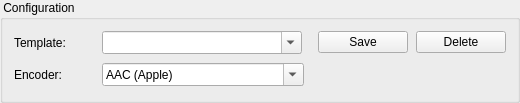
    <widget class="QGroupBox" name="groupBoxConfig">
     <property name="title">
      <string> Configuration </string>
     </property>
     <layout class="QVBoxLayout" name="verticalLayout">
      <item>
       <widget class="QWidget" name="widget" native="true">
        <layout class="QHBoxLayout" name="horizontalLayoutTemplate">
         <property name="spacing">
          <number>8</number>
         </property>
         <property name="leftMargin">
          <number>0</number>
         </property>
         <property name="topMargin">
          <number>0</number>
         </property>
         <property name="rightMargin">
          <number>0</number>
         </property>
         <property name="bottomMargin">
          <number>0</number>
         </property>
         <item>
          <widget class="QLabel" name="labelTemplate">
           <property name="minimumSize">
            <size>
             <width>80</width>
             <height>0</height>
            </size>
           </property>
           <property name="maximumSize">
            <size>
             <width>80</width>
             <height>16777215</height>
            </size>
           </property>
           <property name="toolTip">
            <string>Here you can load a user-defined template that you have saved before. Use the &quot;Save As&quot; button to save your current configuration to a new template.</string>
           </property>
           <property name="text">
            <string>Template:</string>
           </property>
          </widget>
         </item>
         <item>
          <widget class="QComboBox" name="comboBoxTemplate">
           <property name="sizePolicy">
            <sizepolicy hsizetype="Expanding" vsizetype="Fixed">
             <horstretch>0</horstretch>
             <verstretch>0</verstretch>
            </sizepolicy>
           </property>
           <property name="minimumSize">
            <size>
             <width>200</width>
             <height>23</height>
            </size>
           </property>
           <property name="maximumSize">
            <size>
             <width>16777215</width>
             <height>16777215</height>
            </size>
           </property>
           <property name="toolTip">
            <string/>
           </property>
           <property name="editable">
            <bool>true</bool>
           </property>
           <property name="currentIndex">
            <number>-1</number>
           </property>
          </widget>
         </item>
         <item>
          <spacer name="horizontalSpacerTemplate">
           <property name="orientation">
            <enum>Qt::Horizontal</enum>
           </property>
           <property name="sizeType">
            <enum>QSizePolicy::Fixed</enum>
           </property>
           <property name="sizeHint" stdset="0">
            <size>
             <width>8</width>
             <height>20</height>
            </size>
           </property>
          </spacer>
         </item>
         <item>
          <widget class="QPushButton" name="buttonSaveTemplate">
           <property name="minimumSize">
            <size>
             <width>90</width>
             <height>0</height>
            </size>
           </property>
           <property name="text">
            <string>Save</string>
           </property>
           <property name="icon">
            <iconset resource="../res/resources.qrc">
             <normaloff>:/buttons/disk.png</normaloff>:/buttons/disk.png</iconset>
           </property>
          </widget>
         </item>
         <item>
          <widget class="QPushButton" name="buttonDeleteTemplate">
           <property name="minimumSize">
            <size>
             <width>90</width>
             <height>0</height>
            </size>
           </property>
           <property name="text">
            <string>Delete</string>
           </property>
           <property name="icon">
            <iconset resource="../res/resources.qrc">
             <normaloff>:/buttons/cross.png</normaloff>:/buttons/cross.png</iconset>
           </property>
          </widget>
         </item>
        </layout>
       </widget>
      </item>
      <item>
       <widget class="QWidget" name="widget" native="true">
        <layout class="QHBoxLayout" name="horizontalLayout_2">
         <property name="spacing">
          <number>8</number>
         </property>
         <property name="leftMargin">
          <number>0</number>
         </property>
         <property name="topMargin">
          <number>0</number>
         </property>
         <property name="rightMargin">
          <number>0</number>
         </property>
         <property name="bottomMargin">
          <number>0</number>
         </property>
         <item>
          <widget class="QLabel" name="labelAudioEncoder">
           <property name="minimumSize">
            <size>
             <width>80</width>
             <height>0</height>
            </size>
           </property>
           <property name="maximumSize">
            <size>
             <width>80</width>
             <height>16777215</height>
            </size>
           </property>
           <property name="text">
            <string>Encoder:</string>
           </property>
          </widget>
         </item>
         <item>
          <widget class="QComboBox" name="comboBoxAudioEncoder">
           <property name="sizePolicy">
            <sizepolicy hsizetype="Expanding" vsizetype="Fixed">
             <horstretch>0</horstretch>
             <verstretch>0</verstretch>
            </sizepolicy>
           </property>
           <property name="minimumSize">
            <size>
             <width>200</width>
             <height>23</height>
            </size>
           </property>
           <property name="maximumSize">
            <size>
             <width>16777215</width>
             <height>16777215</height>
            </size>
           </property>
           <property name="editable">
            <bool>true</bool>
           </property>
           <property name="currentIndex">
            <number>0</number>
           </property>
           <item>
            <property name="text">
             <string>AAC (Apple)</string>
            </property>
           </item>
           <item>
            <property name="text">
             <string>AAC (FDK)</string>
            </property>
           </item>
           <item>
            <property name="text">
             <string>AAC (Nero)</string>
            </property>
           </item>
           <item>
            <property name="text">
             <string>ALAC</string>
            </property>
           </item>
           <item>
            <property name="text">
             <string>FLAC</string>
            </property>
           </item>
           <item>
            <property name="text">
             <string>OPUS</string>
            </property>
           </item>
           <item>
            <property name="text">
             <string>OGG Vorbis</string>
            </property>
           </item>
           <item>
            <property name="text">
             <string>MP3</string>
            </property>
           </item>
           <item>
            <property name="text">
             <string>AC3</string>
            </property>
           </item>
           <item>
            <property name="text">
             <string>WAV</string>
            </property>
           </item>
          </widget>
         </item>
         <item>
          <spacer name="horizontalSpacerEncoder">
           <property name="orientation">
            <enum>Qt::Horizontal</enum>
           </property>
           <property name="sizeType">
            <enum>QSizePolicy::MinimumExpanding</enum>
           </property>
           <property name="sizeHint" stdset="0">
            <size>
             <width>40</width>
             <height>29</height>
            </size>
           </property>
          </spacer>
         </item>
        </layout>
       </widget>
      </item>
     </layout>
    </widget>
